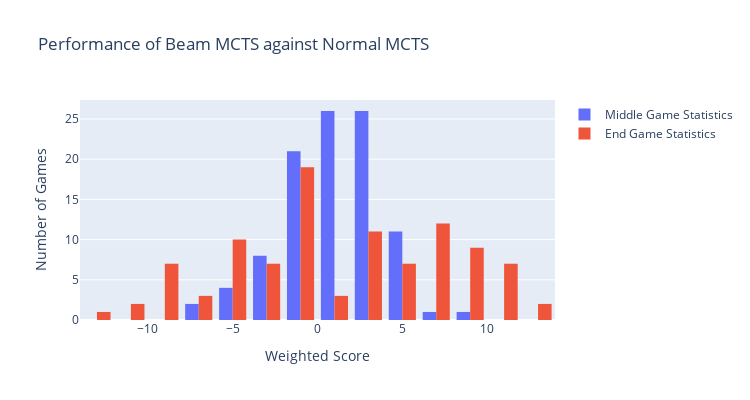

Write notebook code for a chart like this one.
### Code cell
import plotly.graph_objects as go
import plotly.express as px
from plotly.subplots import make_subplots

fig = make_subplots(rows=1, cols=1)
fig.add_trace(go.Histogram(x=bnloverallmid, name = "Middle Game Statistics"), row=1, col=1)
fig.add_trace(go.Histogram(x=bnloverallend, name = "End Game Statistics"), row=1, col=1)

fig.update_xaxes(title="Weighted Score", row=1, col=1)
fig.update_yaxes(title="Number of Games", row=1, col=1)

fig.update_layout(title_text="Performance of Beam MCTS against Normal MCTS", width=750, height=400)

fig.show()

print(np.mean(bnloverallmid))
print(np.mean(bnloverallend))

### Figure 1 — Plotly figure (JSON) as saved in the notebook; plotly's stock layout.template omitted (floating-point values rounded to 4 significant figures)
{"data": [{"name": "Middle Game Statistics", "type": "histogram", "x": [-1, 3.5, 3.5, 3, 1.5, -3.5, -1, 0, 0, 5.5, 8, -3.5, -1, -4.5, -3.5, 2, 0, -4, -2.5, 2.5, 0, 1, 0, -1, 3, 3.5, 2.5, -1, 0, 3, -2, 2, 4.5, 0, 3, -1, 5.5, -5.5, -2.5, 3.5, -2, 0, 0, -1.5, -1, 1, 2.5, 0, -2.5, -2, 3.5, 2, -2, 0, 5.5, 4, 1, 2, 0, 1, 4.5, 1, -1.5, 0, 2.5, -7.5, 3.5, 3.5, -1.5, -2, 6, -5, -0.5, 3.5, -4.5, 0.5, -0.5, -2, 5, 2, 4.5, -1, 2, -2.5, 3.5, 5.5, 1, -1.5, 1, 3.5, 0, -6.5, 3.5, 2, 1, 1, 1, -2, 5, 5], "xaxis": "x", "yaxis": "y"}, {"name": "End Game Statistics", "type": "histogram", "x": [-3, 3.5, 6.5, 3, 8.5, -10, -9.5, 2.5, 3, 5, 12, -0.5, -9.5, -8, -10, 4.5, 8, -9.5, -10, 4.5, 0, 6.5, 0.5, -0.5, 3, 10.5, -2.5, -1.5, 11, 7.5, -3.5, -2, 5, 6.5, 3, -10, 9.5, -5.5, -1, -1.5, -4, -2, -1.5, -1.5, 9, 7.5, 5, -5, -0.5, -10.5, 10, 8.5, -4.5, -3, 7.5, -4, 9.5, 7.5, 7.5, 6, -1.5, 2.5, 6, -0.5, -1, -7.5, 8.5, 12, -6, -5, 6.5, -13.5, -6, -2, -11.5, 2.5, 0.5, -1, 6, -0.5, 11, -4.5, 2, 2.5, 10, 9.5, 10, -0.5, -5, 9, -7.5, -5, -5.5, 4.5, 3.5, -0.5, -2, -4, 5, 11], "xaxis": "x", "yaxis": "y"}], "layout": {"height": 400, "title": {"text": "Performance of Beam MCTS against Normal MCTS"}, "width": 750, "xaxis": {"anchor": "y", "domain": [0, 1], "title": {"text": "Weighted Score"}}, "yaxis": {"anchor": "x", "domain": [0, 1], "title": {"text": "Number of Games"}}}}
